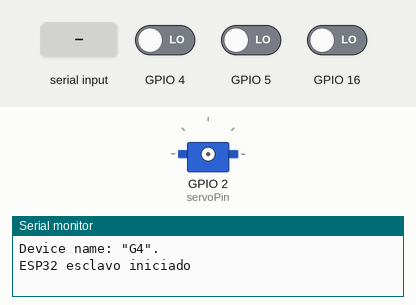
Simulated run of this sketch. Board: ESP32. Shown: servo, the last lines printed to the serial monitor. Wiring (inferred from the names in the program): servo: signal GPIO 2. The inputs (shaded band) are chosen by the test bench; at power-on: GPIO 4 LOW, GPIO 5 LOW, GPIO 16 LOW. Nothing arrives over Bluetooth unless stated; servo pulses on a pin are drawn as a servo (544–2400 µs = 0–180°).

Above: at 2.7 s.
2.8 s: "560\n" received over the second serial link
At 4.3 s:
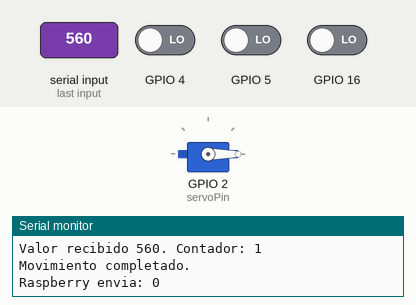
4.6 s: "1000\n" received over the second serial link
At 6.4 s:
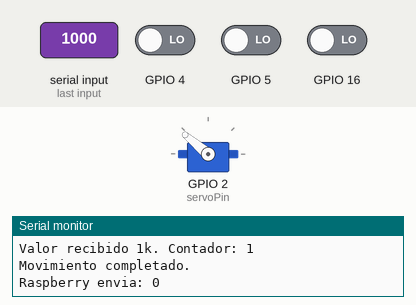
10.3 s: "330\n" received over the second serial link
At 10.9 s:
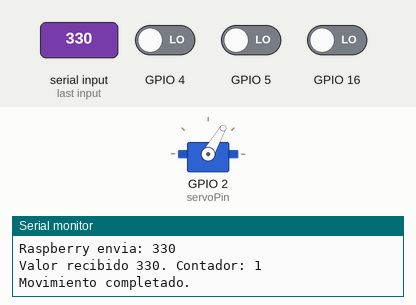
Timing chart, 0 to 13.3 s (numbered marks = the images above; inputs shaded):
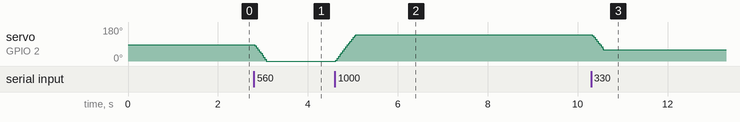

The sketch:

Ubidots-Esp32.ino
```cpp
#include "BluetoothSerial.h"
#include "UbidotsEsp32Mqtt.h"

const char *pin = "1234"; // Cambia esto a un PIN más seguro si es necesario
String device_name = "G4";
const char *UBIDOTS_TOKEN = "BBFF-8hWhyjESFKCkQC9H2bCoiXnI9XGday";
const char *WIFI_SSID = "PROMECITY";
const char *WIFI_PASS = "2010GYESZ";
const char *DEVICE_LABEL = "Inventario";
const int servoPin = 2;  // Pin donde está conectado el servo
int angle = 90;           // Ángulo inicial del servo (0-180 grados)
Ubidots ubidots(UBIDOTS_TOKEN);
BluetoothSerial SerialBT;
int res560;
int res330;
int res1000;

void setup() {
  Serial.begin(115200);
  SerialBT.begin(device_name);
  Serial.printf("Device name: \"%s\".\n", device_name.c_str());
  SerialBT.connect("raspberrypi");    // Nombre del dispositivo Bluetooth del esclavo

  Serial.println("ESP32 esclavo iniciado");
  pinMode(servoPin, OUTPUT);  // Configura el pin del servo como salida

  #ifdef USE_PIN
    SerialBT.setPin(pin);
    Serial.println("Using PIN");
  #endif

  pinMode(4, INPUT);
  pinMode(5, INPUT);
  pinMode(16, INPUT);
  ubidots.connectToWifi(WIFI_SSID, WIFI_PASS);
  ubidots.setup();
}

void loop() {
  if (!ubidots.connected()) {
    ubidots.reconnect();
  }
  if (Serial.available()) {
    SerialBT.write(Serial.read());
  }

  if (SerialBT.available()) {
    int receivedValue = SerialBT.parseInt();
    Serial.print("Raspberry envia: ");
    Serial.println(receivedValue);
    if (receivedValue == 560) {
      handleReceived560();
      int targetAngle = 0;
      moveServoToTarget(targetAngle);
    }
     if (receivedValue == 330) {
      handleReceived330();
      int targetAngle = 60;
      moveServoToTarget(targetAngle);
    }
      //Revisar cambiar a 10k
      if (receivedValue == 1000) {
      handleReceived1k();
      int targetAngle = 140;
    moveServoToTarget(targetAngle);
    }
  }

  if (digitalRead(4) == HIGH) {
    handleRemove560();

    delay(200);
  }
   if (digitalRead(5) == HIGH) {
    handleRemove330();

    delay(200);
  }
  if (digitalRead(16) == HIGH) {
    handleRemove1k();

    delay(200);
  }
  delay(20);
}


void handleReceived560() {


  res560++;
  Serial.print("Valor recibido 560. Contador: ");
  Serial.println(res560);
  ubidots.add("Resistencia 560", res560);
   ubidots.publish(DEVICE_LABEL);
}
void handleReceived330() {


  res330++;
  Serial.print("Valor recibido 330. Contador: ");
  Serial.println(res330);
  ubidots.add("Resistencia 330", res330);
   ubidots.publish(DEVICE_LABEL);
}
void handleReceived1k() {


  res1000++;
  Serial.print("Valor recibido 1k. Contador: ");
  Serial.println(res1000);
  ubidots.add("Resistencia 1k", res1000);
   ubidots.publish(DEVICE_LABEL);
}

//Botones
void handleRemove560() {
  res560--;
  if (res560 < 0) {
    res560 = 0;
  }

  Serial.print("Quitando 560. Contador: ");
  Serial.println(res560);
  ubidots.add("Resistencia 560", res560);
   ubidots.publish(DEVICE_LABEL);
}
void handleRemove330() {
  res330--;
  if (res330 < 0) {
    res330 = 0;
  }

  Serial.print("Quitando 330. Contador: ");
  Serial.println(res330);
  ubidots.add("Resistencia 330", res330);
   ubidots.publish(DEVICE_LABEL);
}
void handleRemove1k() {
  res1000--;
  if (res1000 < 0) {
    res1000 = 0;
  }

  Serial.print("Quitando 1k. Contador: ");
  Serial.println(res1000);
  ubidots.add("Resistencia 1k", res1000);
   ubidots.publish(DEVICE_LABEL);
}

void updateServo(int targetAngle) {
  int pulseWidth = map(targetAngle, 0, 180, 500, 2500);
  digitalWrite(servoPin, HIGH);
  delayMicroseconds(pulseWidth);
  digitalWrite(servoPin, LOW);
}

void moveServoToTarget(int targetAngle) {
  if (targetAngle != angle) {
    int increment = (targetAngle > angle) ? 5 : -5;

    while (angle != targetAngle) {
      angle += increment;
      angle = constrain(angle, 0, 180);
      updateServo(angle);
      delay(15);  // Pequeña pausa entre pasos para que el movimiento sea suave
    }

    Serial.println("Movimiento completado.");
  } else {
    Serial.println("El ángulo ya está en la posición deseada.");
  }
}
```

Measured:
- after the input at 2.8 s, servo on GPIO 2 (servoPin): moves from 85° to 0° over 0.25 s, starting at once
- after the input at 4.6 s, servo on GPIO 2 (servoPin): moves from 0° to 140° over 0.44 s, starting at once
- after the input at 10.3 s, servo on GPIO 2 (servoPin): moves from 140° to 60° over 0.25 s, starting at once
